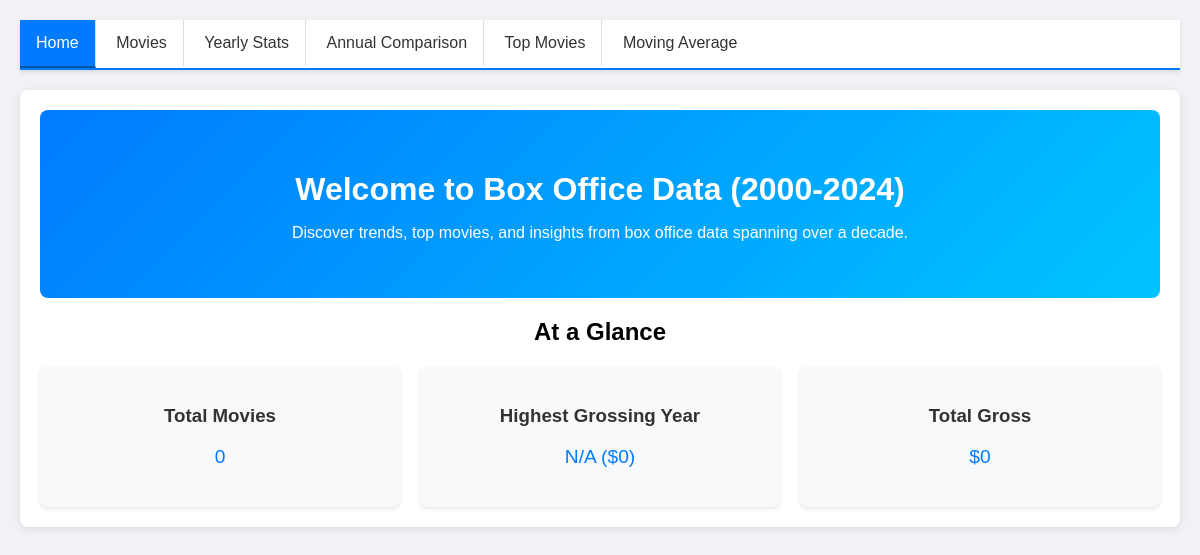
/, run on an earlier commit of the app's database.
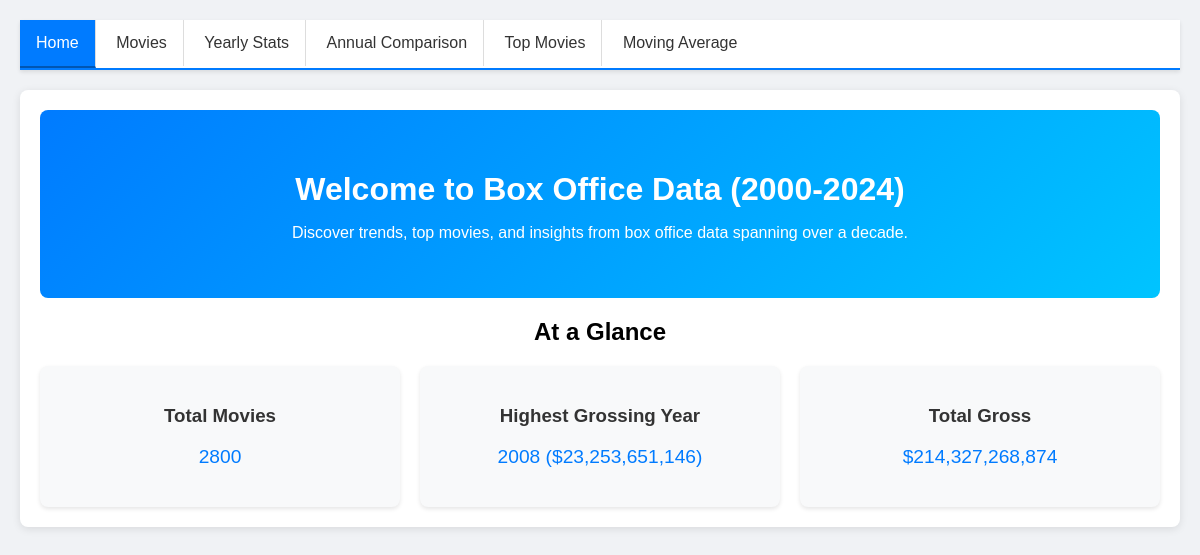
And on a later commit of the database.
### models.py (models this page shows)
class YearlyStats(db.Model):
    id = db.Column(db.Integer, primary_key=True)
    year = db.Column(db.Integer, unique=True, nullable=False)
    total_gross = db.Column(db.Integer, nullable=False)
    movie_count = db.Column(db.Integer, nullable=False)

### app.py (the view)
@app.route('/')
def index():
    try:
        total_movies = Movie.query.count()
        stats = YearlyStats.query.order_by(YearlyStats.year).all()
        if not stats:
            total_gross = 0
            highest_year = "N/A"
            highest_gross = 0
        else:
            total_gross = sum(stat.total_gross for stat in stats)
            highest_gross = max(stat.total_gross for stat in stats)
            highest_year = [stat.year for stat in stats if stat.total_gross == highest_gross][0]
        return render_template('index.html', total_movies=total_movies, total_gross=total_gross, highest_year=highest_year, highest_gross=highest_gross)
    except Exception as e:
        return render_template('error.html', error=str(e))

### app.py (called while the page is built)
def intcomma(value):
    return "{:,}".format(value)

### templates/index.html (shortened to what this page needs)
<!DOCTYPE html>
<html lang="en">
<head>
</head>
<body>
{% extends 'base.html' %}
{% block content %}
    <div class="banner">
        <h1>Welcome to Box Office Data (2000-2024)</h1>
        <p>Discover trends, top movies, and insights from box office data spanning over a decade.</p>
    </div>
    <div class="stats-overview">
        <h2>At a Glance</h2>
        <div class="stats-grid">
            <div class="stat-card">
                <h3>Total Movies</h3>
                <p>{{ total_movies }}</p>
            </div>
            <div class="stat-card">
                <h3>Highest Grossing Year</h3>
                <p>{{ highest_year }} (${{ highest_gross | intcomma }})</p>
            </div>
            <div class="stat-card">
                <h3>Total Gross</h3>
                <p>${{ total_gross | intcomma }}</p>
            </div>
        </div>
    </div>
{% endblock %}

What changed in the data, as far as the page shows it:
added YearlyStats: year "2008", total_gross "23,253,651,146"
Also different on the page:
{{ total_movies }}: "0" → "2800"
{{ total_gross | intcomma }}: "0" → "214,327,268,874"
{{ highest_year }}: "N/A" → (not shown)
{{ highest_gross | intcomma }}: "0" → (not shown)
